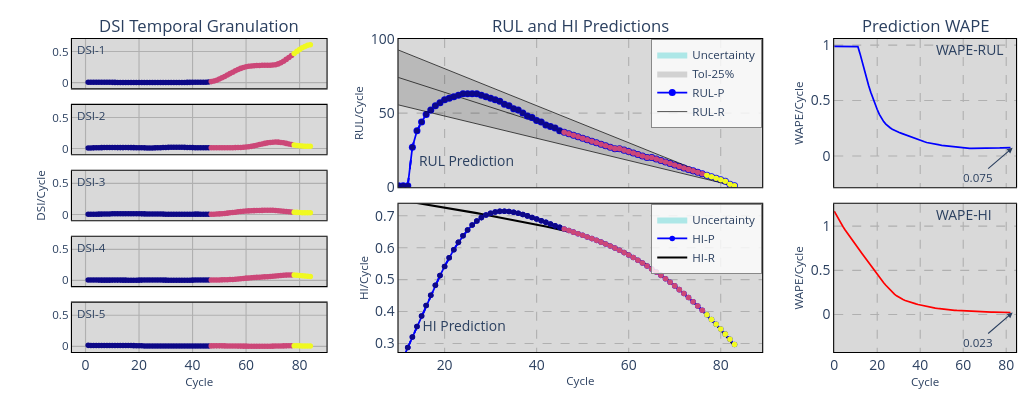
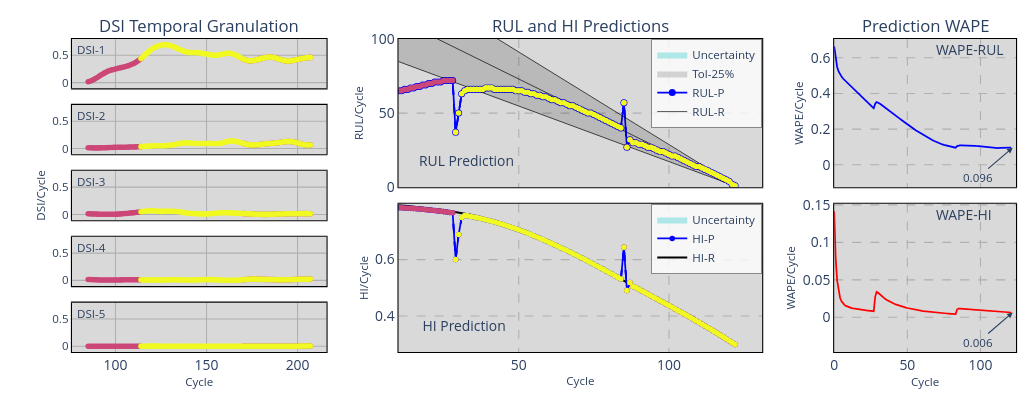

Notebook code cell kept with these figures, in order:
### Code cell
RS1 = pd.read_csv(r'Dataset\DSIR1n\B1_1.csv')
HI = pd.read_csv(r'Dataset\HI1\Bearing1_1.csv')

sig = HI['PC1'].values
PARAMS_PATH = r'Optimization\TedaRNN_Opt_R4_SEQ1_B1_1-B1_2_restart_symmetric_G0P0\mono\Optimization.csv'
dfP = pd.read_csv(PARAMS_PATH).iloc[:,:11]
params = dfP.sort_values(dfP.columns[0], ascending=True).iloc[0, 1:].values
m,nI,nR,nO,mO,N1,N2,N3,τ,act = ParseParams(params)
RHO = 0.1       # rho estático: intervalo do HI = predição -/+ RHO * erro estimado (protocolo 3)
X, Y, Z, kX = PrepareData(RS1, HI, W, nI, nO, mO)
ref, J, L = RefEoL(sig, EOL, kX) 
teda = AutoCloud(m=m,nI=nI,nR=nR,nO=nO,mO=mO,ηS=[N1,N2,N3],
			  tau=τ,eol=EOL,ref=ref,act=act,
			  wtaG=False,wtaP=False,store=True,feedback='symmetric',
			  rho=RHO,intr_state='carry'
			  )

teda.SimGranularRUL(J,L,X,Y,Z,'single')
print(f"HI : cov={teda.cov:.3f} | sp={teda.sp:.3f} | V=média(cov*sp)={teda.V:.4f} | Vsum={teda.Vsum:.4f} | ")

PlotSimulation(teda=teda,mode='ply',xi=10, yf=100,ftrs=5,dsi_mode='hide')

RS2 = pd.read_csv(r'Dataset\DSIR1n\B1_2.csv')
HI = pd.read_csv(r'Dataset\HI1\Bearing1_2.csv')
sig = HI['PC1'].values
X, Y, Z, kX = PrepareData(RS2, HI, W, nI, nO, mO)
ref, J, L = RefEoL(sig, EOL, kX) 

teda.restart(ref,'keep',Y[0])
teda.SimGranularRUL(J,L,X,Y,Z,'single')
print(f"HI : cov={teda.cov:.3f} | sp={teda.sp:.3f} | V=média(cov*sp)={teda.V:.4f} | Vsum={teda.Vsum:.4f} | ")
PlotSimulation(teda=teda,mode='ply',xi=10, yf=100,ftrs=5,dsi_mode='hide')
